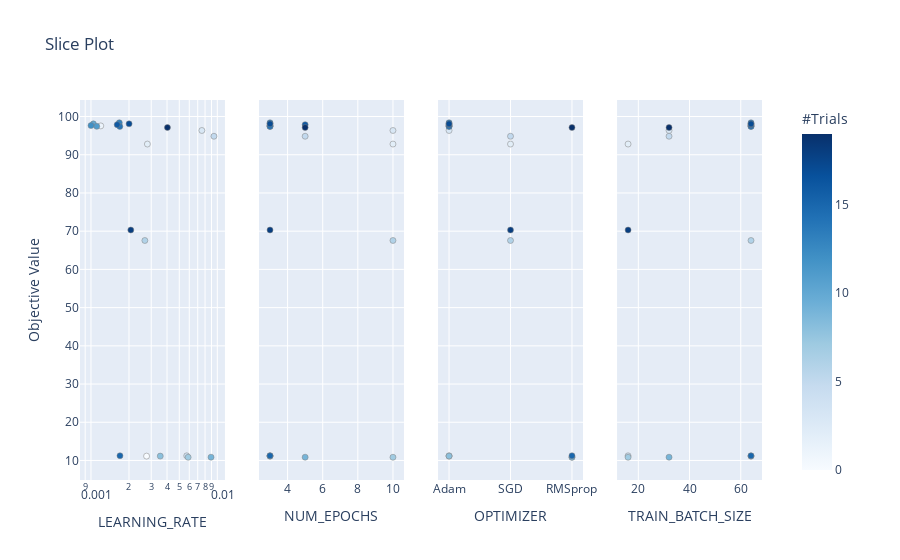

The code cell stored with this chart in its notebook:
### Code cell
plot_slice(analysis_study)

### Figure 1 — Plotly figure (JSON) as saved in the notebook; plotly's stock layout.template omitted (floating-point values rounded to 4 significant figures)
{"data": [{"marker": {"color": [0, 1, 2, 3, 4, 5, 6, 7, 8, 9, 10, 11, 12, 13, 14, 15, 16, 17, 18, 19], "colorbar": {"title": {"text": "#Trials"}, "x": 1, "xpad": 40, "y": 0.5}, "colorscale": [[0, "rgb(247,251,255)"], [0.125, "rgb(222,235,247)"], [0.25, "rgb(198,219,239)"], [0.375, "rgb(158,202,225)"], [0.5, "rgb(107,174,214)"], [0.625, "rgb(66,146,198)"], [0.75, "rgb(33,113,181)"], [0.875, "rgb(8,81,156)"], [1, "rgb(8,48,107)"]], "line": {"color": "Grey", "width": 0.5}, "showscale": true}, "mode": "markers", "showlegend": false, "type": "scatter", "x": [0.002755, 0.001196, 0.002796, 0.00755, 0.005727, 0.009404, 0.00267, 0.005878, 0.003536, 0.008918, 0.001045, 0.001111, 0.001001, 0.001677, 0.001692, 0.001697, 0.001613, 0.002004, 0.002068, 0.004031], "xaxis": "x", "y": [11.14, 97.55, 92.8, 96.35, 11.22, 94.83, 67.56, 10.85, 11.14, 10.86, 98.08, 97.43, 97.63, 98.37, 97.41, 11.24, 97.87, 98.08, 70.3, 97.13], "yaxis": "y"}, {"marker": {"color": [0, 1, 2, 3, 4, 5, 6, 7, 8, 9, 10, 11, 12, 13, 14, 15, 16, 17, 18, 19], "colorbar": {"title": {"text": "#Trials"}, "x": 1, "xpad": 40}, "colorscale": [[0, "rgb(247,251,255)"], [0.125, "rgb(222,235,247)"], [0.25, "rgb(198,219,239)"], [0.375, "rgb(158,202,225)"], [0.5, "rgb(107,174,214)"], [0.625, "rgb(66,146,198)"], [0.75, "rgb(33,113,181)"], [0.875, "rgb(8,81,156)"], [1, "rgb(8,48,107)"]], "line": {"color": "Grey", "width": 0.5}, "showscale": false}, "mode": "markers", "showlegend": false, "type": "scatter", "x": [3, 3, 10, 10, 3, 5, 10, 10, 3, 5, 3, 3, 3, 3, 3, 3, 5, 3, 3, 5], "xaxis": "x2", "y": [11.14, 97.55, 92.8, 96.35, 11.22, 94.83, 67.56, 10.85, 11.14, 10.86, 98.08, 97.43, 97.63, 98.37, 97.41, 11.24, 97.87, 98.08, 70.3, 97.13], "yaxis": "y2"}, {"marker": {"color": [0, 1, 2, 3, 4, 5, 6, 7, 8, 9, 10, 11, 12, 13, 14, 15, 16, 17, 18, 19], "colorbar": {"title": {"text": "#Trials"}, "x": 1, "xpad": 40}, "colorscale": [[0, "rgb(247,251,255)"], [0.125, "rgb(222,235,247)"], [0.25, "rgb(198,219,239)"], [0.375, "rgb(158,202,225)"], [0.5, "rgb(107,174,214)"], [0.625, "rgb(66,146,198)"], [0.75, "rgb(33,113,181)"], [0.875, "rgb(8,81,156)"], [1, "rgb(8,48,107)"]], "line": {"color": "Grey", "width": 0.5}, "showscale": false}, "mode": "markers", "showlegend": false, "type": "scatter", "x": ["Adam", "Adam", "SGD", "Adam", "Adam", "SGD", "SGD", "RMSprop", "Adam", "RMSprop", "Adam", "Adam", "Adam", "Adam", "Adam", "RMSprop", "Adam", "Adam", "SGD", "RMSprop"], "xaxis": "x3", "y": [11.14, 97.55, 92.8, 96.35, 11.22, 94.83, 67.56, 10.85, 11.14, 10.86, 98.08, 97.43, 97.63, 98.37, 97.41, 11.24, 97.87, 98.08, 70.3, 97.13], "yaxis": "y3"}, {"marker": {"color": [0, 1, 2, 3, 4, 5, 6, 7, 8, 9, 10, 11, 12, 13, 14, 15, 16, 17, 18, 19], "colorbar": {"title": {"text": "#Trials"}, "x": 1, "xpad": 40}, "colorscale": [[0, "rgb(247,251,255)"], [0.125, "rgb(222,235,247)"], [0.25, "rgb(198,219,239)"], [0.375, "rgb(158,202,225)"], [0.5, "rgb(107,174,214)"], [0.625, "rgb(66,146,198)"], [0.75, "rgb(33,113,181)"], [0.875, "rgb(8,81,156)"], [1, "rgb(8,48,107)"]], "line": {"color": "Grey", "width": 0.5}, "showscale": false}, "mode": "markers", "showlegend": false, "type": "scatter", "x": [64, 64, 16, 32, 16, 32, 64, 16, 64, 32, 64, 64, 64, 64, 64, 64, 64, 64, 16, 32], "xaxis": "x4", "y": [11.14, 97.55, 92.8, 96.35, 11.22, 94.83, 67.56, 10.85, 11.14, 10.86, 98.08, 97.43, 97.63, 98.37, 97.41, 11.24, 97.87, 98.08, 70.3, 97.13], "yaxis": "y4"}], "layout": {"autosize": true, "title": {"text": "Slice Plot"}, "xaxis": {"anchor": "y", "autorange": true, "domain": [0, 0.2125], "range": [-3.073, -1.953], "title": {"text": "LEARNING_RATE"}, "type": "log"}, "xaxis2": {"anchor": "y2", "autorange": true, "domain": [0.2625, 0.475], "range": [2.473, 10.53], "title": {"text": "NUM_EPOCHS"}, "type": "linear"}, "xaxis3": {"anchor": "y3", "autorange": true, "domain": [0.525, 0.7375], "range": [-0.1506, 2.151], "title": {"text": "OPTIMIZER"}, "type": "category"}, "xaxis4": {"anchor": "y4", "autorange": true, "domain": [0.7875, 1], "range": [12.39, 67.61], "title": {"text": "TRAIN_BATCH_SIZE"}, "type": "linear"}, "yaxis": {"anchor": "x", "autorange": true, "domain": [0, 1], "range": [3.623, 105.6], "title": {"text": "Objective Value"}, "type": "linear"}, "yaxis2": {"anchor": "x2", "autorange": true, "domain": [0, 1], "matches": "y", "range": [3.623, 105.6], "showticklabels": false, "type": "linear"}, "yaxis3": {"anchor": "x3", "autorange": true, "domain": [0, 1], "matches": "y", "range": [3.623, 105.6], "showticklabels": false, "type": "linear"}, "yaxis4": {"anchor": "x4", "autorange": true, "domain": [0, 1], "matches": "y", "range": [3.623, 105.6], "showticklabels": false, "type": "linear"}}}
